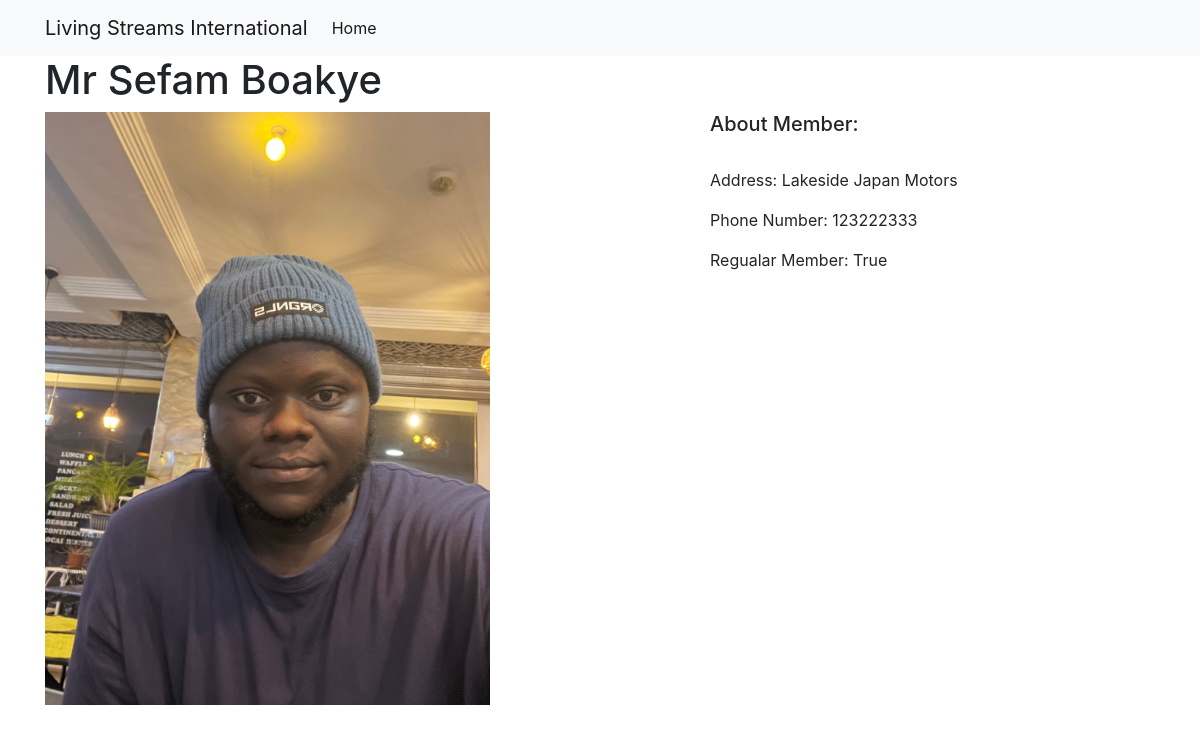
Screenshot of /members3/ with the database file from the repository.
### members/models.py (models this page shows, shortened)
class Members(models.Model):
    title = models.CharField(verbose_name="Title", max_length=3)
    fullname = models.CharField(verbose_name="fullname", max_length=50)
    member = models.BooleanField(default=False)
    address = models.TextField(verbose_name="address of member", max_length=150)
    image = models.FilePathField(path="/image")
    phone = models.BigIntegerField(default=False)

### members/views.py (the view)
# urls.py: path("<int:pk>/", views.member_detail, name="member_detail"),
def member_detail(request, pk):
    member = Members.objects.get(pk=pk)
    context = {"member": member}
    return render(request, "member_detail.html", context)

### members/templates/member_detail.html
{% extends "base.html" %}
{% load static %}
{% block page_content %}
<h1>{{member.title}} {{member.fullname }}</h1>
<div class="row">
  <div class="col-md-7">
    <img src="{% static member.image %}" width="70%" />
  </div>
  <div class="col-md-4">
    <h5>About Member:</h5>
    <br />
    <p>Address: {{ member.address }}</p>
    <p>Phone Number: {{ member.phone }}</p>
    <p>Regualar Member: {{member.member}}</p>
  </div>
</div>
{% endblock %}

### rows the page displays
Members: title "Mr", fullname "Sefam Boakye", image (picture), address "Lakeside Japan Motors", phone "123222333", member "True"
